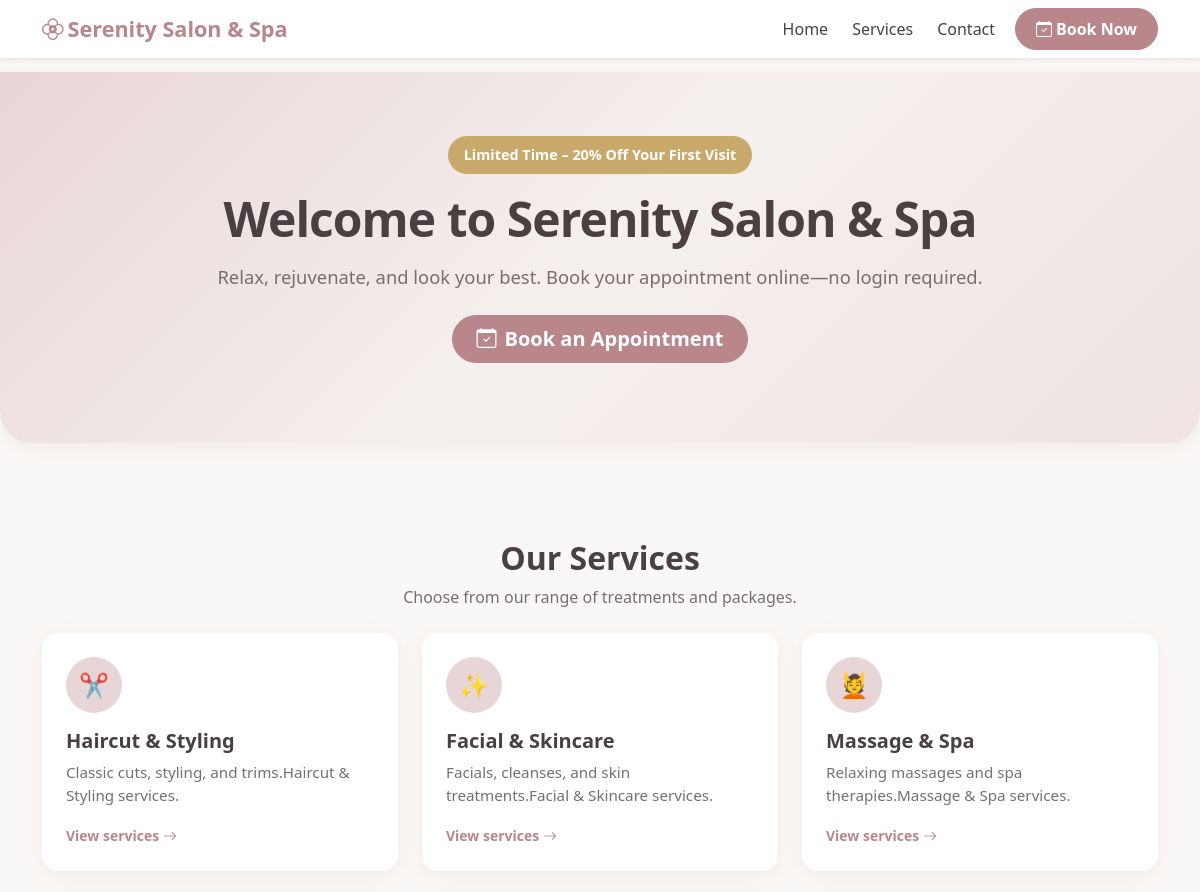
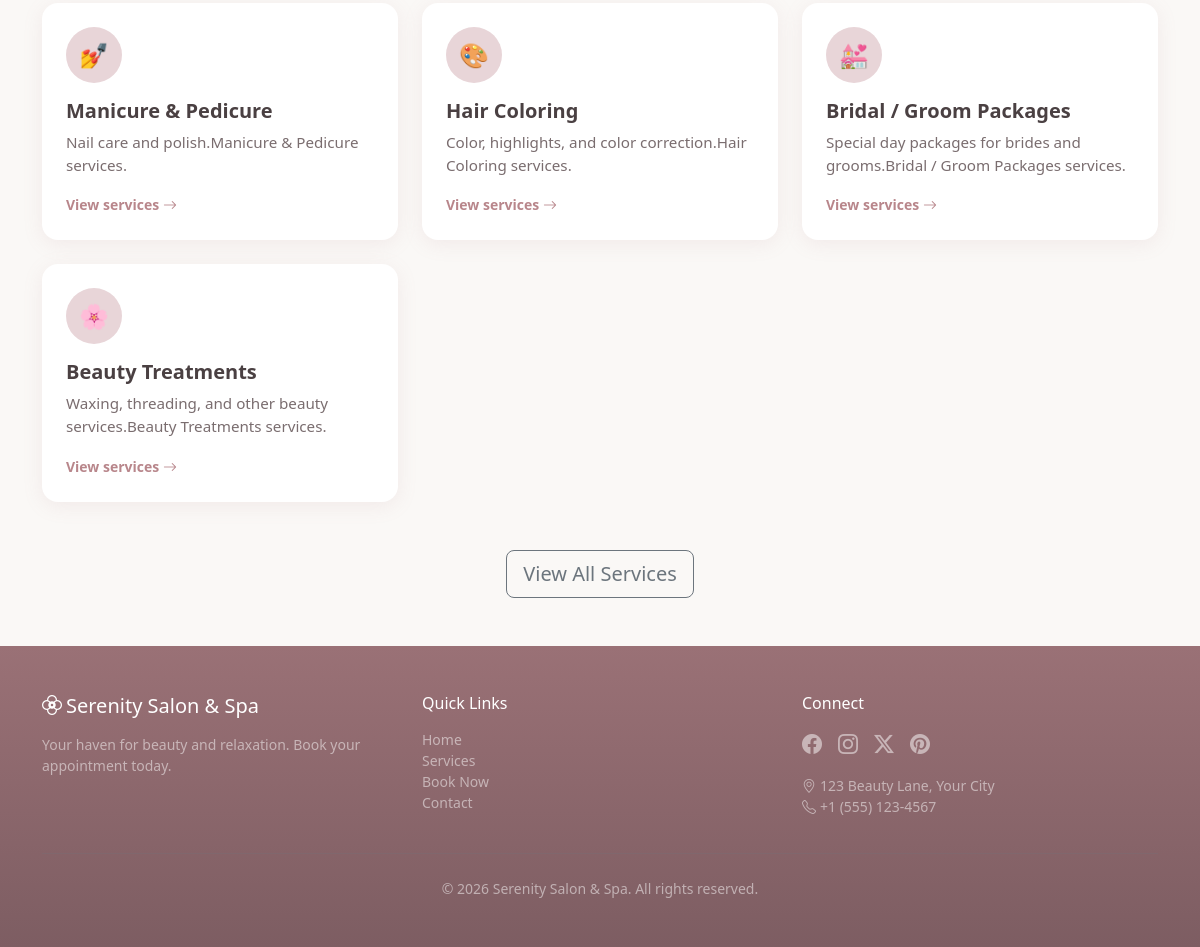
The page / on the database its author committed (2 pictures, top to bottom).
### services/models.py (models this page shows, shortened)
class ServiceCategory(models.Model):
    name = models.CharField(max_length=100)
    slug = models.SlugField(max_length=100, unique=True)
    description = models.TextField(blank=True)
    icon = models.CharField(max_length=50, blank=True, help_text='Bootstrap icon class or emoji')
    order = models.PositiveIntegerField(default=0, help_text='Display order on homepage')
    class Meta:
        verbose_name_plural = 'Service categories'
        ordering = ['order', 'name']

### pages/views.py (the view)
# urls.py: path('', views.home_view, name='home'),
def home_view(request):
    categories = ServiceCategory.objects.prefetch_related('services').order_by('order', 'name')
    categories = [c for c in categories if c.services.filter(is_active=True).exists()]
    return render(request, 'pages/home.html', {
        'categories': categories,
        'page_title': 'Home',
    })

### templates/pages/home.html
{% extends "base.html" %}
{% load static %}
{% block content %}
<section class="hero">
  <div class="container text-center">
    <span class="badge-promo d-inline-block mb-3">Limited Time – 20% Off Your First Visit</span>
    <h1 class="display-5 fw-bold mb-3">Welcome to Serenity Salon & Spa</h1>
    <p class="lead mb-4">Relax, rejuvenate, and look your best. Book your appointment online—no login required.</p>
    <a href="{% url 'booking:book' %}" class="btn btn-primary-accent btn-lg px-4">
      <i class="bi bi-calendar-check me-2"></i>Book an Appointment
    </a>
  </div>
</section>
<section class="py-5">
  <div class="container">
    <h2 class="section-title text-center mb-2">Our Services</h2>
    <p class="section-subtitle text-center mb-4">Choose from our range of treatments and packages.</p>
    <div class="row g-4">
      {% for category in categories %}
      <div class="col-sm-6 col-lg-4">
        <a href="{% url 'services:category_list' %}#{{ category.slug }}" class="text-decoration-none">
          <div class="card card-service h-100">
            <div class="card-body">
              <div class="icon-wrap mb-3">
                {% if category.icon %}
                  <span>{{ category.icon }}</span>
                {% else %}
                  <i class="bi bi-star"></i>
                {% endif %}
              </div>
              <h5 class="card-title">{{ category.name }}</h5>
              <p class="card-text">{{ category.description|truncatewords:15|default:"Explore our "|add:category.name|add:" services." }}</p>
              <span class="text-primary-accent small fw-semibold">View services <i class="bi bi-arrow-right"></i></span>
            </div>
          </div>
        </a>
      </div>
      {% empty %}
      <div class="col-12 text-center text-muted py-4">
        <p>Services will appear here once added in the admin.</p>
      </div>
      {% endfor %}
    </div>
    <div class="text-center mt-5">
      <a href="{% url 'services:category_list' %}" class="btn btn-outline-secondary btn-lg">View All Services</a>
    </div>
  </div>
</section>
{% endblock %}

### templates/base.html (shortened to what this page needs)
{% load static %}
<!DOCTYPE html>
<html lang="en">
<head>
    <link href="https://cdn.jsdelivr.net/npm/bootstrap@5.3.2/dist/css/bootstrap.min.css" rel="stylesheet">
    <link rel="stylesheet" href="https://cdn.jsdelivr.net/npm/bootstrap-icons@1.11.1/font/bootstrap-icons.css">
    <link rel="stylesheet" href="{% static 'css/style.css' %}">
</head>
<body class="d-flex flex-column min-vh-100">
    <nav class="navbar navbar-expand-lg navbar-light fixed-top bg-white shadow-sm">
        <div class="container">
            <a class="navbar-brand fw-bold text-primary-accent" href="{% url 'home' %}">
                <i class="bi bi-flower2 me-1"></i>Serenity Salon & Spa
            </a>
            <div class="collapse navbar-collapse" id="navbarNav">
                <ul class="navbar-nav ms-auto align-items-lg-center">
                    <li class="nav-item">
                        <a class="nav-link" href="{% url 'home' %}">Home</a>
                    </li>
                    <li class="nav-item">
                        <a class="nav-link" href="{% url 'services:category_list' %}">Services</a>
                    </li>
                    <li class="nav-item">
                        <a class="nav-link" href="{% url 'contact' %}">Contact</a>
                    </li>
                    <li class="nav-item ms-lg-2">
                        <a class="btn btn-primary-accent btn-book" href="{% url 'booking:book' %}">
                            <i class="bi bi-calendar-check me-1"></i>Book Now
                        </a>
                    </li>
                </ul>
            </div>
        </div>
    </nav>
    <main class="flex-grow-1 pt-navbar">
        {% block content %}{% endblock %}
    </main>
    <footer class="footer mt-auto py-5">
        <div class="container">
            <div class="row g-4">
                <div class="col-lg-4">
                    <h5 class="text-white mb-3"><i class="bi bi-flower2 me-1"></i>Serenity Salon & Spa</h5>
                    <p class="text-white-50 small">Your haven for beauty and relaxation. Book your appointment today.</p>
                </div>
                <div class="col-lg-4">
                    <h6 class="text-white mb-3">Quick Links</h6>
                    <ul class="list-unstyled small">
                        <li><a href="{% url 'home' %}" class="text-white-50 text-decoration-none">Home</a></li>
                        <li><a href="{% url 'services:category_list' %}" class="text-white-50 text-decoration-none">Services</a></li>
                        <li><a href="{% url 'booking:book' %}" class="text-white-50 text-decoration-none">Book Now</a></li>
                        <li><a href="{% url 'contact' %}" class="text-white-50 text-decoration-none">Contact</a></li>
                    </ul>
                </div>
                <div class="col-lg-4">
                    <h6 class="text-white mb-3">Connect</h6>
                    <div class="d-flex gap-3">
                        <a href="#" class="text-white-50" aria-label="Facebook"><i class="bi bi-facebook fs-5"></i></a>
                        <a href="#" class="text-white-50" aria-label="Instagram"><i class="bi bi-instagram fs-5"></i></a>
                        <a href="#" class="text-white-50" aria-label="Twitter"><i class="bi bi-twitter-x fs-5"></i></a>
                        <a href="#" class="text-white-50" aria-label="Pinterest"><i class="bi bi-pinterest fs-5"></i></a>
                    </div>
                    <p class="text-white-50 small mt-3 mb-0">
                        <i class="bi bi-geo-alt me-1"></i>123 Beauty Lane, Your City<br>
                        <i class="bi bi-telephone me-1"></i>+1 (555) 123-4567
                    </p>
                </div>
            </div>
            <hr class="my-4 border-secondary">
            <p class="text-white-50 small text-center mb-0">&copy; {% now "Y" %} Serenity Salon & Spa. All rights reserved.</p>
        </div>
    </footer>
</body>
</html>

### static/css/style.css (style rules this page uses)
:root { --primary-accent: #b8868b; --primary-accent-dark: #9a7176; --secondary-pastel: #e8d5d8; --bg-cream: #faf8f6; --bg-light: #f5f0ee; --text-dark: #4a4042; --text-muted: #7a6d6f; --luxury-gold: #c9a86c; --white: #ffffff; --shadow-soft: 0 4px 20px rgba(184, 134, 139, 0.12); --shadow-hover: 0 8px 30px rgba(184, 134, 139, 0.18); --navbar-height: 72px; }
body { font-family: "Segoe UI", system-ui, -apple-system, sans-serif; color: var(--text-dark); background-color: var(--bg-cream); }
.pt-navbar { padding-top: var(--navbar-height); }
.navbar-brand.text-primary-accent { color: var(--primary-accent) !important; font-size: 1.35rem; }
.nav-link { color: var(--text-dark) !important; font-weight: 500; padding: 0.5rem 0.75rem !important; }
.btn-book, .btn-primary-accent { background-color: var(--primary-accent); border-color: var(--primary-accent); color: var(--white) !important; font-weight: 600; padding: 0.5rem 1.25rem; border-radius: 2rem; transition: background-color 0.2s, transform 0.2s, box-shadow 0.2s; }
.hero { background: linear-gradient(135deg, var(--secondary-pastel) 0%, var(--bg-light) 50%, rgba(232, 213, 216, 0.6) 100%); padding: 4rem 0 5rem; border-radius: 0 0 2rem 2rem; margin-bottom: 3rem; box-shadow: var(--shadow-soft); }
.hero h1 { color: var(--text-dark); font-weight: 700; letter-spacing: -0.02em; }
.hero .lead { color: var(--text-muted); font-size: 1.15rem; }
.hero .badge-promo { background-color: var(--luxury-gold); color: var(--white); padding: 0.5rem 1rem; border-radius: 2rem; font-weight: 600; font-size: 0.9rem; }
.card-service { border: none; border-radius: 1rem; box-shadow: var(--shadow-soft); transition: transform 0.25s ease, box-shadow 0.25s ease; height: 100%; overflow: hidden; background: var(--white); }
.card-service .card-body { padding: 1.5rem; }
.card-service .card-title { color: var(--text-dark); font-weight: 600; }
.card-service .card-text { color: var(--text-muted); font-size: 0.95rem; }
.card-service .icon-wrap { width: 56px; height: 56px; border-radius: 50%; background: var(--secondary-pastel); color: var(--primary-accent); display: flex; align-items: center; justify-content: center; font-size: 1.5rem; }
.section-title { color: var(--text-dark); font-weight: 700; margin-bottom: 0.5rem; }
.section-subtitle { color: var(--text-muted); font-size: 1rem; }
.footer { background: linear-gradient(180deg, var(--primary-accent-dark) 0%, #7d5d62 100%); color: var(--white); }
.text-primary-accent { color: var(--primary-accent) !important; }

### rows shown on the page
ServiceCategory: icon "✂️", name "Haircut & Styling", description|add "Classic cuts, styling, and trims.Haircut & Styling services."
ServiceCategory: icon "✨", name "Facial & Skincare", description|add "Facials, cleanses, and skin treatments.Facial & Skincare services."
ServiceCategory: icon "💆", name "Massage & Spa", description|add "Relaxing massages and spa therapies.Massage & Spa services."
ServiceCategory: icon "💅", name "Manicure & Pedicure", description|add "Nail care and polish.Manicure & Pedicure services."
ServiceCategory: icon "🎨", name "Hair Coloring", description|add "Color, highlights, and color correction.Hair Coloring services."
ServiceCategory: icon "💒", name "Bridal / Groom Packages", description|add "Special day packages for brides and grooms.Bridal / Groom Packages services."
ServiceCategory: icon "🌸", name "Beauty Treatments", description|add "Waxing, threading, and other beauty services.Beauty Treatments services."
